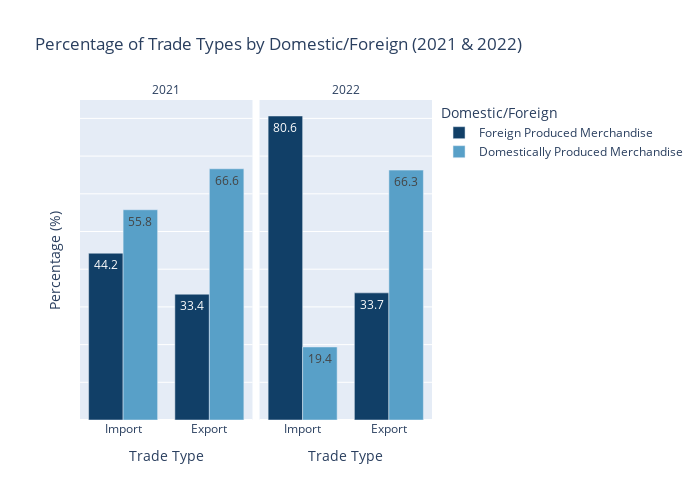

Notebook code for this chart:
### Code cell
trdtype_df_summary["PERCENT"] = trdtype_df_summary.groupby(["YEAR", "TRDTYPE"])["COUNT"].transform(
    lambda x: x / x.sum() * 100
)

custom_colors = {
    "Domestically Produced Merchandise": "#58A0C8",
    "Foreign Produced Merchandise": "#113F67"
}


fig3 = px.bar(
    trdtype_df_summary,
    x  = "TRDTYPE",
    y = "PERCENT",
    color = "DF",
    barmode = "group",
    facet_col = "YEAR",
    category_orders = {"YEAR": sorted(trdtype_df_summary["YEAR"].unique())},
    title = "Percentage of Trade Types by Domestic/Foreign (2021 & 2022)",
    labels = {
        "TRDTYPE": "Trade Type", 
        "PERCENT": "Percentage (%)", 
        "DF": "Domestic/Foreign"
    },
    text_auto = ".1f",
    color_discrete_map = custom_colors
    
)

fig3.update_layout(
    height = 500, 
    width = 700,
    yaxis = dict(
        showticklabels = False
    )
)

fig3.for_each_annotation(lambda a: a.update(text = a.text.split("=")[-1]))

fig3.write_image("Graphs/P_C.png", width = 600, height = 500, scale = 2)


fig3.show()

### Figure 1 — Plotly figure (JSON) as saved in the notebook; plotly's stock layout.template omitted (floating-point values rounded to 4 significant figures)
{"data": [{"alignmentgroup": "True", "hovertemplate": "Domestic/Foreign=Foreign Produced Merchandise<br>YEAR=2021<br>Trade Type=%{x}<br>Percentage (%)=%{y}<extra></extra>", "legendgroup": "Foreign Produced Merchandise", "marker": {"color": "#113F67", "pattern": {"shape": ""}}, "name": "Foreign Produced Merchandise", "offsetgroup": "Foreign Produced Merchandise", "orientation": "v", "showlegend": true, "textposition": "auto", "texttemplate": "%{y:.1f}", "type": "bar", "x": ["Import", "Export"], "xaxis": "x", "y": [44.23, 33.36], "yaxis": "y"}, {"alignmentgroup": "True", "hovertemplate": "Domestic/Foreign=Domestically Produced Merchandise<br>YEAR=2021<br>Trade Type=%{x}<br>Percentage (%)=%{y}<extra></extra>", "legendgroup": "Domestically Produced Merchandise", "marker": {"color": "#58A0C8", "pattern": {"shape": ""}}, "name": "Domestically Produced Merchandise", "offsetgroup": "Domestically Produced Merchandise", "orientation": "v", "showlegend": true, "textposition": "auto", "texttemplate": "%{y:.1f}", "type": "bar", "x": ["Import", "Export"], "xaxis": "x", "y": [55.77, 66.64], "yaxis": "y"}, {"alignmentgroup": "True", "hovertemplate": "Domestic/Foreign=Foreign Produced Merchandise<br>YEAR=2022<br>Trade Type=%{x}<br>Percentage (%)=%{y}<extra></extra>", "legendgroup": "Foreign Produced Merchandise", "marker": {"color": "#113F67", "pattern": {"shape": ""}}, "name": "Foreign Produced Merchandise", "offsetgroup": "Foreign Produced Merchandise", "orientation": "v", "showlegend": false, "textposition": "auto", "texttemplate": "%{y:.1f}", "type": "bar", "x": ["Export", "Import"], "xaxis": "x2", "y": [33.72, 80.63], "yaxis": "y2"}, {"alignmentgroup": "True", "hovertemplate": "Domestic/Foreign=Domestically Produced Merchandise<br>YEAR=2022<br>Trade Type=%{x}<br>Percentage (%)=%{y}<extra></extra>", "legendgroup": "Domestically Produced Merchandise", "marker": {"color": "#58A0C8", "pattern": {"shape": ""}}, "name": "Domestically Produced Merchandise", "offsetgroup": "Domestically Produced Merchandise", "orientation": "v", "showlegend": false, "textposition": "auto", "texttemplate": "%{y:.1f}", "type": "bar", "x": ["Export", "Import"], "xaxis": "x2", "y": [66.28, 19.37], "yaxis": "y2"}], "layout": {"annotations": [{"font": {}, "showarrow": false, "text": "2021", "x": 0.245, "xanchor": "center", "xref": "paper", "y": 1, "yanchor": "bottom", "yref": "paper"}, {"font": {}, "showarrow": false, "text": "2022", "x": 0.755, "xanchor": "center", "xref": "paper", "y": 1, "yanchor": "bottom", "yref": "paper"}], "barmode": "group", "height": 500, "legend": {"title": {"text": "Domestic/Foreign"}, "tracegroupgap": 0}, "title": {"text": "Percentage of Trade Types by Domestic/Foreign (2021 & 2022)"}, "width": 700, "xaxis": {"anchor": "y", "domain": [0, 0.49], "title": {"text": "Trade Type"}}, "xaxis2": {"anchor": "y2", "domain": [0.51, 1], "matches": "x", "title": {"text": "Trade Type"}}, "yaxis": {"anchor": "x", "domain": [0, 1], "showticklabels": false, "title": {"text": "Percentage (%)"}}, "yaxis2": {"anchor": "x2", "domain": [0, 1], "matches": "y", "showticklabels": false}}}
